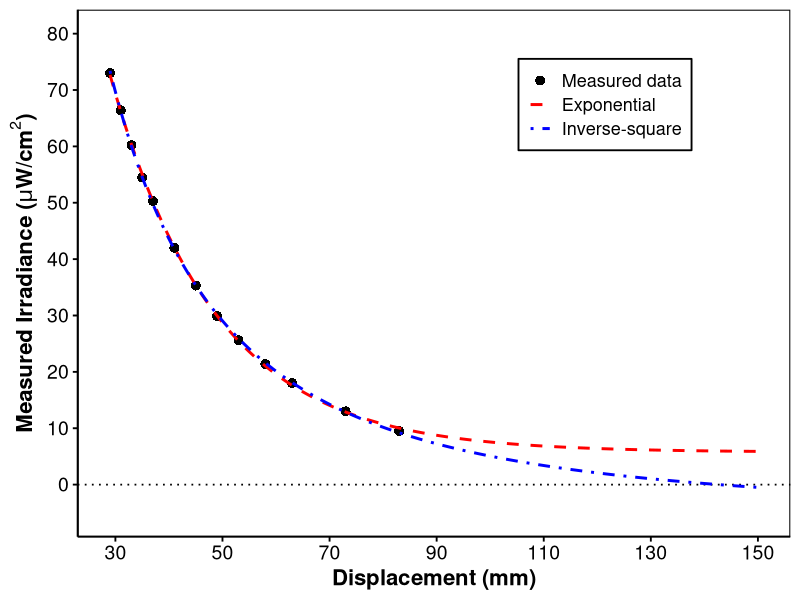

Write R code to recreate this figure.
# UV LED beam irradiance decay modeling in R
# Data: Irradiance (µW/cm^2) measured at multiple displacement distances (mm)
# Goal: Fit and compare two candidate models:
#       (1) exponential decay
#       (2) inverse-square 
#       assess goodness-of-fit (AIC, residuals), evaluate physical plausibility,
#       and report parameter uncertainty (95% CIs).

library(ggplot2)

# Data

df <- data.frame(
  Distance_mm = c(29, 31, 33, 35, 37, 41, 45, 49, 53, 58, 63, 73, 83),
  Irradiance = c(73, 66.4, 60.2, 54.5, 50.3,
                 42, 35.3, 29.9, 25.6,
                 21.4, 18, 13, 9.5)
)

str(df)
head(df)

# Fit models

# Exponential model:
# E(x) = a exp(-kx) + c
fit_exp <- nls(
  Irradiance ~ a * exp(-k * Distance_mm) + c,
  data = df,
  start = list(a = 60, k = 0.02, c = 8)
)

# Inverse-square model:
# E(x) = a / (x + b)^2 + c
fit_inv <- nls(
  Irradiance ~ a / (Distance_mm + b)^2 + c,
  data = df,
  start = list(a = 100000, b = 0, c = 5)
)

# Plot 

xg <- seq(min(df$Distance_mm), 150, length.out = 400)

pred_df <- rbind(
  data.frame(
    Distance_mm = xg,
    Irradiance = predict(fit_exp, newdata = data.frame(Distance_mm = xg)),
    Series = "Exponential"
  ),
  data.frame(
    Distance_mm = xg,
    Irradiance = predict(fit_inv, newdata = data.frame(Distance_mm = xg)),
    Series = "Inverse-square"
  )
)

p4 <- ggplot() +
  geom_hline(
    yintercept = 0,
    linetype = "dotted",
    linewidth = 0.6,
    colour = "black"
  ) +
  
  geom_point(
    data = df,
    aes(x = Distance_mm, y = Irradiance, colour = "Measured data"),
    size = 3,
    shape = 16
  ) +
  
  geom_line(
    data = pred_df,
    aes(x = Distance_mm, y = Irradiance, colour = Series, linetype = Series),
    linewidth = 1
  ) +
  
  scale_colour_manual(
    values = c(
      "Measured data" = "black",
      "Exponential" = "red",
      "Inverse-square" = "blue"
    ),
    breaks = c("Measured data", "Exponential", "Inverse-square")
  ) +
  
  scale_linetype_manual(
    values = c(
      "Exponential" = "dashed",
      "Inverse-square" = "dotdash"
    ),
    breaks = c("Exponential", "Inverse-square")
  ) +
  
  scale_x_continuous(
    limits = c(min(df$Distance_mm), 150),
    breaks = seq(30, 150, 20)
  ) +
  
  scale_y_continuous(
    limits = c(-5, 80),
    breaks = seq(0, 80, 10)
  ) +
  
  labs(
    x = "Displacement (mm)",
    y = expression(bold("Measured Irradiance ("*mu*"W/cm"^2*")"))
  ) +
  
  theme_classic(base_size = 14) +
  theme(
    axis.title.x = element_text(face = "bold", size = 16),
    axis.title.y = element_text(face = "bold", size = 16),
    axis.text = element_text(size = 14, colour = "black"),
    axis.line = element_line(colour = "black"),
    axis.ticks = element_line(colour = "black"),
    
    panel.border = element_rect(colour = "black", fill = NA, linewidth = 0.7),
    
    legend.title = element_blank(),
    legend.text = element_text(size = 13),
    legend.background = element_rect(fill = "white", colour = "black"),
    legend.key = element_blank(),
    legend.position = c(0.74, 0.82)
  ) +
  
  guides(
    colour = guide_legend(
      override.aes = list(
        linetype = c(0, 2, 4),
        shape = c(16, NA, NA),
        linewidth = c(0, 1, 1)
      )
    ),
    linetype = "none"
  )

print(p4)

# Statistical outputs

# Model summaries
summary(fit_exp)
summary(fit_inv)

# 95% confidence intervals for model parameters
confint(fit_exp)
confint(fit_inv)

# Residuals
resid(fit_exp)
resid(fit_inv)

# AIC model comparison
AIC(fit_exp, fit_inv)

#Fitted equations printed clearly
coef_exp <- coef(fit_exp)
coef_inv <- coef(fit_inv)

cat("\nExponential model:\n")
cat(
  "E(x) = ",
  round(coef_exp["a"], 4),
  " * exp(-",
  round(coef_exp["k"], 5),
  " * x) + ",
  round(coef_exp["c"], 4),
  "\n",
  sep = ""
)

cat("\nInverse-square model:\n")
cat(
  "E(x) = ",
  round(coef_inv["a"], 4),
  " / (x + ",
  round(coef_inv["b"], 4),
  ")^2 + ",
  round(coef_inv["c"], 4),
  "\n",
  sep = ""
)
